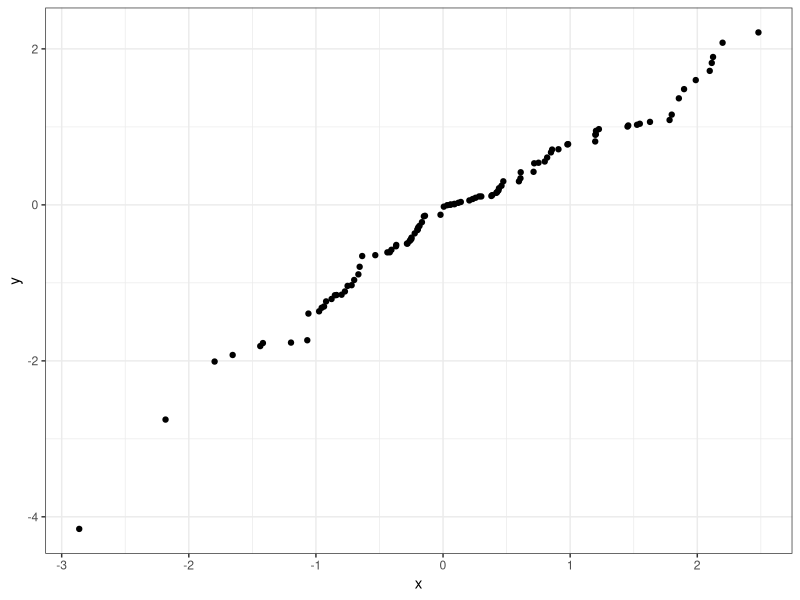

Here is the R script that generated this plot: (Note: this script raises an error after producing the figure.)
# Clear workspace
# ------------------------------------------------------------------------------
rm(list=ls())

# Load libraries
# ------------------------------------------------------------------------------
library('tidyverse')
library('readr')
library('broom')

# Load data
# ------------------------------------------------------------------------------
my_data = read_delim(file = 'data/linear_regression.txt', delim = "\t")

# Visualise the data
# ------------------------------------------------------------------------------
my_data %>%
  ggplot(aes(x = x, y = y)) +
  geom_point() + 
  theme_bw()

# Perform a linear regression on the data
# ------------------------------------------------------------------------------
# Base model
my_model = my_data %>% lm( formula = y ~ x, data = .)

# Tidy model
my_model_tidy = my_model %>% summary %>% tidy %>% as_tibble

# Add confidence intervals
my_model_tidy = my_model %>%
  confint %>%
  tidy %>%
  full_join(x = my_model_tidy, y = ., by = c('term'='.rownames')) %>% 
  rename(ci_2.5 = X2.5.., ci_97.5 = X97.5..)

# Visualise the data with the regression line and confidence bands
# ------------------------------------------------------------------------------
my_data %>%
  ggplot(aes(x = x, y = y)) +
  geom_point() + 
  geom_smooth(method='lm',formula = y ~ x) +
  theme_bw()
